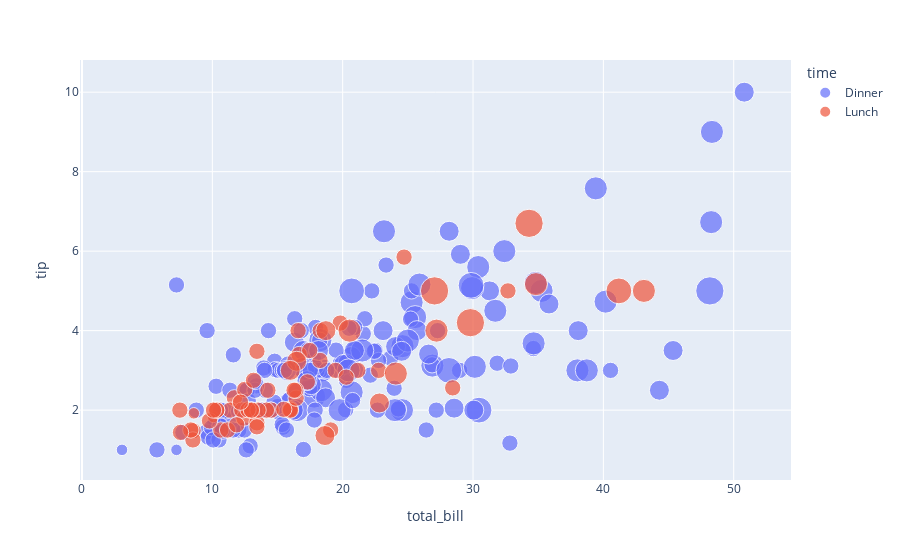

The notebook cell this image was saved under:
### Code cell
figure = px.scatter(data_frame = data, x = 'total_bill', y = 'tip', size='size', color = 'time')
figure.show()

### Figure 1 — Plotly figure (JSON) as saved in the notebook; plotly's stock layout.template omitted (floating-point values rounded to 4 significant figures; data arrays with more than 128 entries replaced by an {"elided": "..."} marker saying what was removed)
{"data": [{"hovertemplate": "time=Dinner<br>total_bill=%{x}<br>tip=%{y}<br>size=%{marker.size}<extra></extra>", "legendgroup": "Dinner", "marker": {"color": "#636efa", "size": {"elided": "176 int values"}, "sizemode": "area", "sizeref": 0.015, "symbol": "circle"}, "mode": "markers", "name": "Dinner", "orientation": "v", "showlegend": true, "type": "scatter", "x": {"elided": "176 float values"}, "xaxis": "x", "y": {"elided": "176 float values"}, "yaxis": "y"}, {"hovertemplate": "time=Lunch<br>total_bill=%{x}<br>tip=%{y}<br>size=%{marker.size}<extra></extra>", "legendgroup": "Lunch", "marker": {"color": "#EF553B", "size": [4, 2, 2, 2, 2, 1, 2, 2, 4, 2, 2, 2, 2, 2, 2, 4, 2, 2, 2, 2, 2, 6, 2, 2, 2, 3, 2, 2, 2, 2, 2, 2, 2, 2, 2, 2, 2, 6, 5, 6, 2, 2, 3, 2, 2, 2, 2, 2, 2, 2, 2, 2, 4, 2, 2, 3, 2, 2, 2, 4, 3, 2, 2, 1, 3, 2, 2, 2], "sizemode": "area", "sizeref": 0.015, "symbol": "circle"}, "mode": "markers", "name": "Lunch", "orientation": "v", "showlegend": true, "type": "scatter", "x": [27.2, 22.76, 17.29, 19.44, 16.66, 10.07, 32.68, 15.98, 34.83, 13.03, 18.28, 24.71, 21.16, 10.65, 12.43, 24.08, 11.69, 13.42, 14.26, 15.95, 12.48, 29.8, 8.52, 14.52, 11.38, 22.82, 19.08, 20.27, 11.17, 12.26, 18.26, 8.51, 10.33, 14.15, 16, 13.16, 17.47, 34.3, 41.19, 27.05, 16.43, 8.35, 18.64, 11.87, 9.78, 7.51, 19.81, 28.44, 15.48, 16.58, 7.56, 10.34, 43.11, 13, 13.51, 18.71, 12.74, 13, 16.4, 20.53, 16.47, 12.16, 13.42, 8.58, 15.98, 13.42, 16.27, 10.09], "xaxis": "x", "y": [4, 3, 2.71, 3, 3.4, 1.83, 5, 2.03, 5.17, 2, 4, 5.85, 3, 1.5, 1.8, 2.92, 2.31, 1.68, 2.5, 2, 2.52, 4.2, 1.48, 2, 2, 2.18, 1.5, 2.83, 1.5, 2, 3.25, 1.25, 2, 2, 2, 2.75, 3.5, 6.7, 5, 5, 2.3, 1.5, 1.36, 1.63, 1.73, 2, 4.19, 2.56, 2.02, 4, 1.44, 2, 5, 2, 2, 4, 2.01, 2, 2.5, 4, 3.23, 2.2, 3.48, 1.92, 3, 1.58, 2.5, 2], "yaxis": "y"}], "layout": {"legend": {"itemsizing": "constant", "title": {"text": "time"}, "tracegroupgap": 0}, "margin": {"t": 60}, "xaxis": {"anchor": "y", "domain": [0, 1], "title": {"text": "total_bill"}}, "yaxis": {"anchor": "x", "domain": [0, 1], "title": {"text": "tip"}}}}
